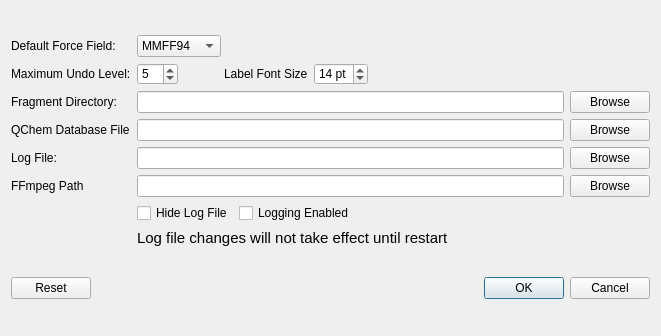
<?xml version="1.0" encoding="UTF-8"?>
<ui version="4.0">
 <class>PreferencesBrowser</class>
 <widget class="QDialog" name="PreferencesBrowser">
  <property name="geometry">
   <rect>
    <x>0</x>
    <y>0</y>
    <width>661</width>
    <height>336</height>
   </rect>
  </property>
  <property name="windowTitle">
   <string>IQmol Preferences</string>
  </property>
  <property name="styleSheet">
   <string notr="true">QToolButton {
   color: #333;
   background-color: QLinearGradient( x1: 0, y1: 0, x2: 0, y2: 1, 
          stop: 0 #fff,
          stop: 0.5 #eee, 
          stop: 1 #999);
   border-width: 2px;
   border-color: #333;
   border-style: solid;
   border-radius: 5;
   padding: 0px;
   font-size: 24px;
   min-width: 34px;
   max-width: 34px;
   min-height: 34px;
   max-height: 34px;
}

QToolButton:disabled {
  background-color: QLinearGradient( x1: 0, y1: 0, x2: 0, y2: 1, 
          stop: 0 #fff,
          stop: 0.5 #eee, 
          stop: 1 #bbb);
   border-color: #aaa;
   color: #aaa;
}

QToolButton:pressed {
   border-color: #222;
}


QToolButton:checked {
   border-color: #b00;
}

 QToolTip {
    border: 2px solid darkkhaki;
    padding: 2px;
    border-radius: 3px;
    opacity: 500;
    font-size: 12px;
    color: #000;
    background-color: #EEE;
}</string>
  </property>
  <layout class="QVBoxLayout" name="verticalLayout">
   <item>
    <layout class="QGridLayout" name="gridLayout_2">
     <item row="1" column="1">
      <layout class="QHBoxLayout" name="horizontalLayout">
       <item>
        <widget class="QSpinBox" name="undoLimit">
         <property name="value">
          <number>5</number>
         </property>
        </widget>
       </item>
       <item>
        <spacer name="horizontalSpacer_2">
         <property name="orientation">
          <enum>Qt::Horizontal</enum>
         </property>
         <property name="sizeType">
          <enum>QSizePolicy::Fixed</enum>
         </property>
         <property name="sizeHint" stdset="0">
          <size>
           <width>40</width>
           <height>20</height>
          </size>
         </property>
        </spacer>
       </item>
       <item>
        <widget class="QLabel" name="label_5">
         <property name="text">
          <string>Label Font Size</string>
         </property>
        </widget>
       </item>
       <item>
        <widget class="QSpinBox" name="labelFontSize">
         <property name="suffix">
          <string> pt</string>
         </property>
         <property name="minimum">
          <number>6</number>
         </property>
         <property name="maximum">
          <number>36</number>
         </property>
         <property name="value">
          <number>14</number>
         </property>
        </widget>
       </item>
       <item>
        <spacer name="horizontalSpacer">
         <property name="orientation">
          <enum>Qt::Horizontal</enum>
         </property>
         <property name="sizeHint" stdset="0">
          <size>
           <width>40</width>
           <height>20</height>
          </size>
         </property>
        </spacer>
       </item>
      </layout>
     </item>
     <item row="4" column="1">
      <widget class="QLineEdit" name="logFileLineEdit">
       <property name="toolTip">
        <string>Changes to the log file location require IQmol to be restarted</string>
       </property>
      </widget>
     </item>
     <item row="1" column="0">
      <widget class="QLabel" name="label_4">
       <property name="text">
        <string>Maximum Undo Level:</string>
       </property>
      </widget>
     </item>
     <item row="2" column="0">
      <widget class="QLabel" name="label_2">
       <property name="text">
        <string>Fragment Directory:</string>
       </property>
      </widget>
     </item>
     <item row="6" column="1">
      <layout class="QHBoxLayout" name="horizontalLayout_3">
       <item>
        <widget class="QCheckBox" name="logFileHiddenCheckBox">
         <property name="text">
          <string>Hide Log File</string>
         </property>
        </widget>
       </item>
       <item>
        <widget class="QCheckBox" name="loggingEnabledCheckBox">
         <property name="text">
          <string>Logging Enabled</string>
         </property>
        </widget>
       </item>
       <item>
        <spacer name="horizontalSpacer_4">
         <property name="orientation">
          <enum>Qt::Horizontal</enum>
         </property>
         <property name="sizeHint" stdset="0">
          <size>
           <width>40</width>
           <height>20</height>
          </size>
         </property>
        </spacer>
       </item>
      </layout>
     </item>
     <item row="4" column="2">
      <widget class="QPushButton" name="browseLogFileButton">
       <property name="text">
        <string>Browse</string>
       </property>
      </widget>
     </item>
     <item row="4" column="0">
      <widget class="QLabel" name="label_6">
       <property name="text">
        <string>Log File:</string>
       </property>
      </widget>
     </item>
     <item row="3" column="0">
      <widget class="QLabel" name="label_3">
       <property name="text">
        <string>QChem Database File</string>
       </property>
      </widget>
     </item>
     <item row="0" column="1">
      <layout class="QHBoxLayout" name="horizontalLayout_2">
       <item>
        <widget class="QComboBox" name="forceFieldCombo">
         <item>
          <property name="text">
           <string>MMFF94</string>
          </property>
         </item>
         <item>
          <property name="text">
           <string>MMFF94s</string>
          </property>
         </item>
         <item>
          <property name="text">
           <string>UFF</string>
          </property>
         </item>
         <item>
          <property name="text">
           <string>Ghemical</string>
          </property>
         </item>
         <item>
          <property name="text">
           <string>Gaff</string>
          </property>
         </item>
        </widget>
       </item>
       <item>
        <spacer name="horizontalSpacer_3">
         <property name="orientation">
          <enum>Qt::Horizontal</enum>
         </property>
         <property name="sizeHint" stdset="0">
          <size>
           <width>40</width>
           <height>20</height>
          </size>
         </property>
        </spacer>
       </item>
      </layout>
     </item>
     <item row="3" column="1">
      <widget class="QLineEdit" name="qchemDatabaseFileLineEdit"/>
     </item>
     <item row="7" column="1">
      <widget class="QLabel" name="label_7">
       <property name="sizePolicy">
        <sizepolicy hsizetype="Preferred" vsizetype="Maximum">
         <horstretch>0</horstretch>
         <verstretch>0</verstretch>
        </sizepolicy>
       </property>
       <property name="font">
        <font>
         <pointsize>11</pointsize>
        </font>
       </property>
       <property name="text">
        <string>Log file changes will not take effect until restart</string>
       </property>
      </widget>
     </item>
     <item row="0" column="0">
      <widget class="QLabel" name="label">
       <property name="text">
        <string>Default Force Field:</string>
       </property>
      </widget>
     </item>
     <item row="2" column="1">
      <widget class="QLineEdit" name="fragmentDirectoryLineEdit"/>
     </item>
     <item row="2" column="2">
      <widget class="QPushButton" name="browseFragmentDirectoryButton">
       <property name="text">
        <string>Browse</string>
       </property>
      </widget>
     </item>
     <item row="3" column="2">
      <widget class="QPushButton" name="browseQChemDatabaseFileButton">
       <property name="text">
        <string>Browse</string>
       </property>
      </widget>
     </item>
     <item row="5" column="0">
      <widget class="QLabel" name="label_8">
       <property name="text">
        <string>FFmpeg Path</string>
       </property>
      </widget>
     </item>
     <item row="5" column="1">
      <widget class="QLineEdit" name="ffmpegLineEdit"/>
     </item>
     <item row="5" column="2">
      <widget class="QPushButton" name="browseFFmpegButton">
       <property name="text">
        <string>Browse</string>
       </property>
      </widget>
     </item>
    </layout>
   </item>
   <item>
    <layout class="QHBoxLayout" name="horizontalLayout_4">
     <item>
      <widget class="QPushButton" name="resetButton">
       <property name="text">
        <string>Reset</string>
       </property>
      </widget>
     </item>
     <item>
      <spacer name="horizontalSpacer_5">
       <property name="orientation">
        <enum>Qt::Horizontal</enum>
       </property>
       <property name="sizeHint" stdset="0">
        <size>
         <width>40</width>
         <height>20</height>
        </size>
       </property>
      </spacer>
     </item>
     <item>
      <widget class="QDialogButtonBox" name="buttonBox">
       <property name="standardButtons">
        <set>QDialogButtonBox::Cancel|QDialogButtonBox::Ok</set>
       </property>
      </widget>
     </item>
    </layout>
   </item>
  </layout>
 </widget>
 <resources/>
 <connections>
  <connection>
   <sender>buttonBox</sender>
   <signal>rejected()</signal>
   <receiver>PreferencesBrowser</receiver>
   <slot>close()</slot>
   <hints>
    <hint type="sourcelabel">
     <x>287</x>
     <y>298</y>
    </hint>
    <hint type="destinationlabel">
     <x>287</x>
     <y>159</y>
    </hint>
   </hints>
  </connection>
 </connections>
</ui>
